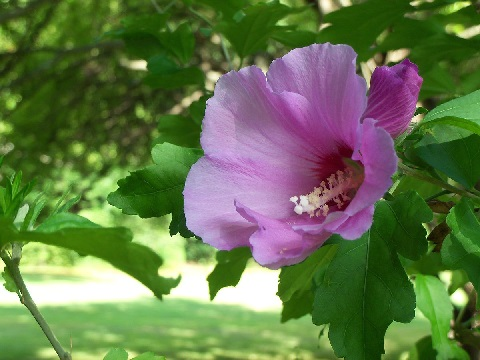
#> input picture Rose.jpg, 480 x 360 px, found by its file name
$ jupyter execute 'BGR to grey_3.ipynb'
#> lines starting #> are read from the running program, lines starting #| are printed output that depends on the picture
[cell 1]
import cv2
import matplotlib.pyplot as plt
img= cv2.imread('Rose.jpg')
#> img is the input picture: shape (360, 480, 3); mean B, G, R 74, 117.9, 99.5

b = img[:,:,0]
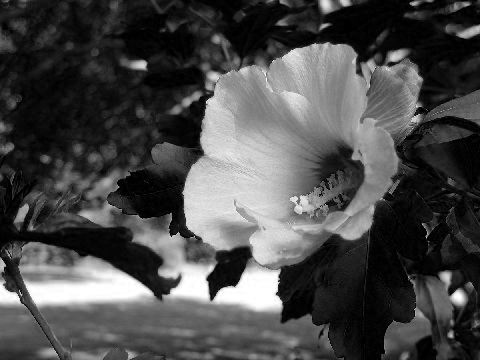
#> b: shape (360, 480); min 0, max 255, mean 74
g = img[:,:,1]
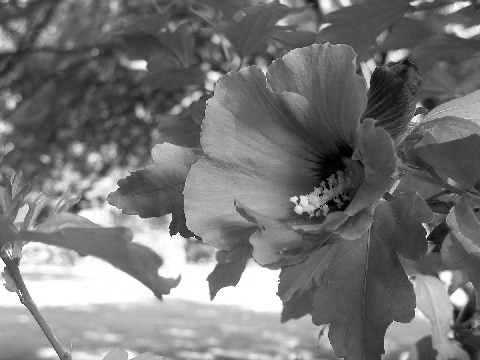
#> g: shape (360, 480); min 0, max 255, mean 117.9
r = img[:,:,2]
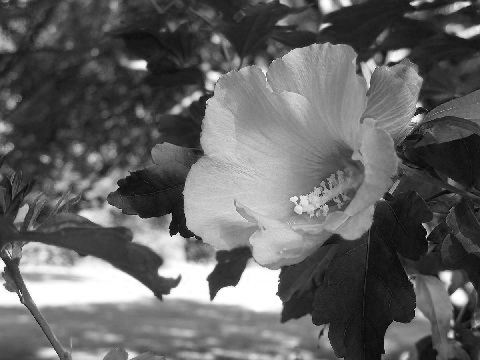
#> r: shape (360, 480); min 0, max 255, mean 99.5
plt.imshow(img)
plt.title('Input BGR color image')
plt.show()
prop = img.shape
#> prop = (360, 480, 3)
for i in range(prop[0]):
    for j in range( prop[1]):
        img[i][j] = 0.2989*img[i][j][2] + 0.5870*img[i][j][1] + 0.1140*img[i][j][0]
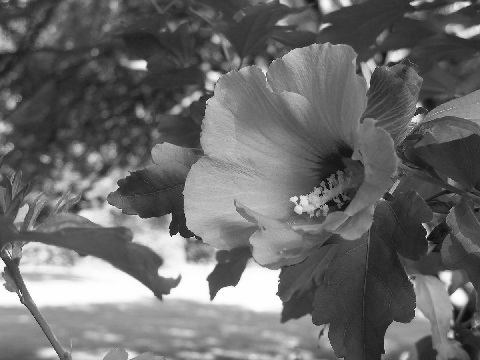
#> img: shape (360, 480, 3); min 9, max 254, mean 106.9
cv2.imwrite('greyscale_lenna.jpg',img)
plt.imshow(img)
plt.title('gray image')
plt.show()
